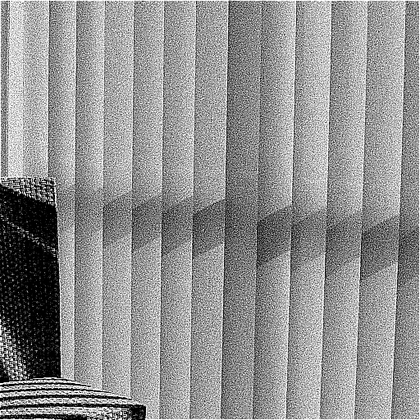
%> input picture 3. semester/ISS/step1.bmp, 420 x 420 px, shrunk from 512 x 512 before the run, given in place of xcocul00.bmp, which was not available
$ octave solution.m   (GNU Octave 9; MATLAB toolbox functions it lacks are replaced by stand-ins)
%> lines starting %> are read from the running program, lines starting %| are printed output that depends on the picture; pictures that were not available may be replaced by others from this repository, and a replacement may not be noted
%************************************************************************%
%ZAOSTRENIE OBRAZU
%************************************************************************%
original = imread('xcocul00.bmp');
%> original is the input picture: size 420x420 uint8; min 0, max 255, mean 145.4
obrazok = imread('xcocul00.bmp');
vystup = 'step1.bmp'

matica_zaostrenia = [ -0.5 -0.5 -0.5; -0.5 5 -0.5; -0.5 -0.5 -0.5];
zaostreny = imfilter(obrazok, matica_zaostrenia);
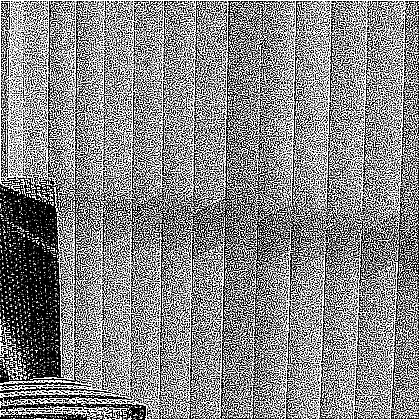
%> zaostreny: size 420x420 uint8; min 0, max 255, mean 135.6
imwrite(zaostreny, vystup);

%************************************************************************%
%OTOCENIE OBRAZU
%************************************************************************%
vystup = 'step2.bmp';
preklopeny = fliplr(zaostreny);
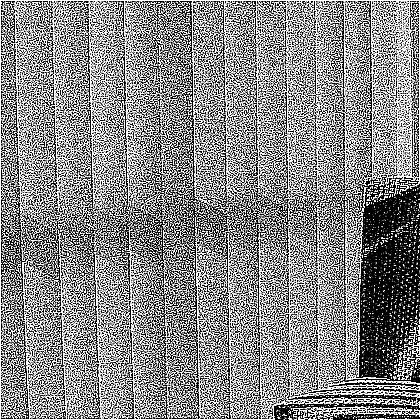
%> preklopeny: size 420x420 uint8; min 0, max 255, mean 135.6; mean of the top-left, top-right, bottom-left and bottom-right quarters 143.7, 144.9, 136.3, 117.4

imwrite(preklopeny, vystup);

%************************************************************************%
%MEDIANOVY FILTER
%************************************************************************%
vystup = 'step3.bmp';
median = medfilt2 (preklopeny, [5 5]);
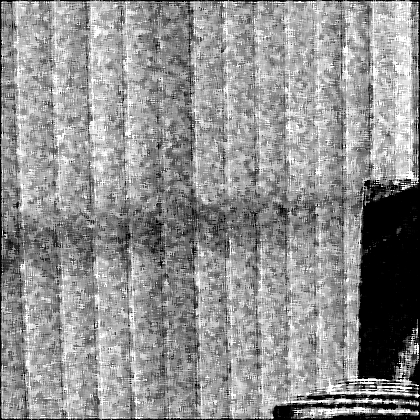
%> median: size 420x420 uint8; min 0, max 255, mean 144.1

imwrite(median,vystup);

%************************************************************************%
%ROZMAZANIE OBRAZU
%************************************************************************%
vystup = 'step4.bmp';
matica_rozmazania = [1 1 1 1 1; 1 3 3 3 1; 1 3 9 3 1; 1 3 3 3 1; 1 1 1 1 1] / 49;
rozmazany = imfilter(median,matica_rozmazania);
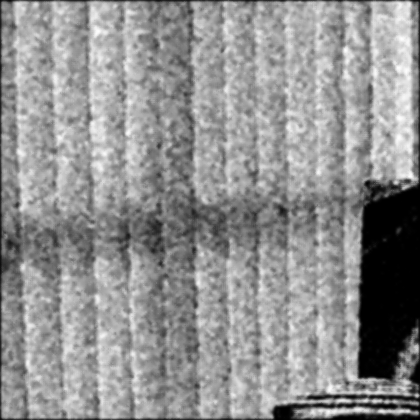
%> rozmazany: size 420x420 uint8; min 0, max 254, mean 144

imwrite(rozmazany,vystup);
%imshow (vystup);

%************************************************************************%
%CHYBA
%************************************************************************%
porovnany = fliplr(rozmazany);
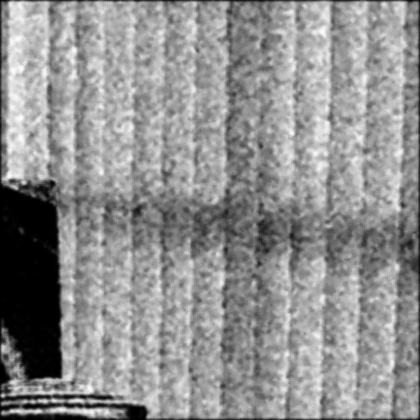
%> porovnany: size 420x420 uint8; min 0, max 254, mean 144; mean of the top-left, top-right, bottom-left and bottom-right quarters 160.3, 157.2, 116.4, 142.1
porovnany_double = im2double(porovnany);
original_double = im2double(original);
chyba =0;

velkost = size (original);
%> velkost = [420 420]
velkostX = min (velkost);
%> velkostX = 420
velkostY = max (velkost);
%> velkostY = 420

for (x=1: velkostX)
      for (y=1 : velkostY)
          chyba = chyba + abs (original_double(x,y) - porovnany_double (x,y));
      end;
end;
%> after the loop, chyba = 21786

vysledok_chyba = (chyba/(velkostX * velkostY))*255
%> vysledok_chyba = 31.49

%************************************************************************%
%HISTOGRAM
%************************************************************************%
vystup = 'step5.bmp';
rozmazany_double = im2double (rozmazany);

minimum = min (rozmazany_double);
%> minimum = 420 values, max 0.314 at index 102, min 0 at index 277, mean 0.111
maximum = max (rozmazany_double);
%> maximum = 420 values, max 0.996 at index 402, min 0.302 at index 1, mean 0.853
vstup_L = min (minimum);
%> vstup_L = 0
vstup_H = max (maximum);
%> vstup_H = 0.996
vystup_L = 0.0;
vystup_H = 1.0;

histogram = imadjust(rozmazany, [vstup_L vstup_H], [vystup_L vystup_H]);
imwrite(histogram, vystup);

%************************************************************************%
%ODCHYLKA
%************************************************************************%
rozmazany_double = im2double (rozmazany);
mean_no_hist = mean2 (rozmazany_double)*255
%> mean_no_hist = 144
std_no_hist = std2 (rozmazany_double)*255
%> std_no_hist = 51.4
histogram_double = im2double (histogram);
mean_hist = mean2 (histogram_double)*255
%> mean_hist = 144.7
std_hist = std2 (histogram_double)*255
%> std_hist = 51.75

%************************************************************************%
%ODCHYLKA
%************************************************************************%
vystup = 'step6.bmp';
N=2;
a=0;
b=255;

kvantizacia = zeros (velkostX, velkostY);
obrazok = double (histogram);
for (x=1 : velkostX)
    for (y=1 : velkostY)
        kvantizacia(x,y) = round(((2^N)-1)*(obrazok(x, y)-a)/(b-a))*(b-a)/((2^N)-1) + a;
    end;
end;
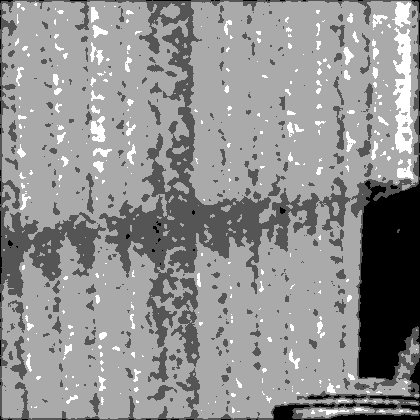
%> kvantizacia: size 420x420 double; min 0, max 255, mean 144.8
vysledok = uint8(kvantizacia);
imwrite(vysledok,vystup);
%************************************************************************%
%KONIEC
%************************************************************************%
